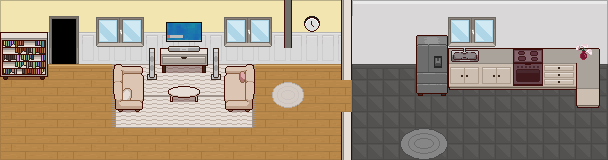

This game map was drawn from its Tiled (.tmx) file and the tilesets committed beside it. A one-line description and the trimmed map source follow:
An orthogonal 38x10 tile map with 16x16 px tiles, 4 tile layers (Piso, Pared, MueblesLiving, Decoraciones), 15 tilesets and 53 objects (silla2, desdePasillo, EscaleraAlPasillo, PuertaAlGaraje).

<map version="1.10" tiledversion="1.12.2" orientation="orthogonal" renderorder="right-down" width="38" height="10" tilewidth="16" tileheight="16" infinite="0" nextlayerid="11" nextobjectid="162">
 <editorsettings>
  <export target="living-cocina.json" format="json" />
 </editorsettings>
 <tileset firstgid="1" name="PisosYParedes" tilewidth="16" tileheight="16" tilecount="224" columns="14">
  <image source="../../tiles/interior/floorswalls.png" width="224" height="256" />
 </tileset>
 <tileset firstgid="225" name="Living" tilewidth="16" tileheight="16" tilecount="1014" columns="39">
  <image source="../../tiles/interior/livingroom.png" width="624" height="416" />
 </tileset>
 <tileset firstgid="1239" name="Librerias" tilewidth="16" tileheight="16" tilecount="1175" columns="47">
  <image source="../../tiles/interior/librerias.png" width="752" height="405" />
 </tileset>
 <tileset firstgid="2414" name="Decoraciones" tilewidth="16" tileheight="16" tilecount="120" columns="12">
  <image source="../../tiles/interior/decorations.png" width="192" height="160" />
 </tileset>
 <tileset firstgid="2534" name="Puerta" tilewidth="16" tileheight="16" tilecount="736" columns="46">
  <image source="../../tiles/interior/doorswindowsstairs.png" width="736" height="256" />
 </tileset>
 <tileset firstgid="3270" name="Cocina" tilewidth="16" tileheight="16" tilecount="650" columns="26">
  <image source="../../tiles/interior/kitchen.png" width="416" height="400" />
 </tileset>
 <tileset firstgid="3920" name="FloresObj" tilewidth="18" tileheight="20" tilecount="3" columns="3">
  <image source="../../tiles/interior/floresObj.png" width="54" height="20" />
 </tileset>
 <tileset firstgid="3923" name="LibreriasObj" tilewidth="48" tileheight="48" spacing="16" tilecount="42" columns="7">
  <image source="../../tiles/interior/libreriasObj.png" width="434" height="368" />
 </tileset>
 <tileset firstgid="3965" name="Escalera" tilewidth="60" tileheight="74" tilecount="1" columns="1">
  <image source="../../tiles/interior/escalera.png" width="60" height="74" />
 </tileset>
 <tileset firstgid="3966" name="chimenea" tilewidth="32" tileheight="40" spacing="16" tilecount="2" columns="2">
  <grid orientation="orthogonal" width="80" height="40" />
  <image source="../../tiles/interior/chimenea.png" width="80" height="40" />
 </tileset>
 <tileset firstgid="3968" name="sillas" tilewidth="25" tileheight="32" tilecount="6" columns="6">
  <grid orientation="orthogonal" width="152" height="32" />
  <image source="../../tiles/interior/sillas.png" width="156" height="34" />
 </tileset>
 <tileset firstgid="3974" name="sillon" tilewidth="56" tileheight="38" tilecount="1" columns="1">
  <image source="../../tiles/interior/sillon.png" width="56" height="38" />
 </tileset>
 <tileset firstgid="3975" name="DecoracionesObjetos" tilewidth="16" tileheight="48" tilecount="10" columns="5">
  <grid orientation="orthogonal" width="16" height="16" />
  <image source="../../tiles/interior/decoracionesPlantas.png" width="80" height="96" />
 </tileset>
 <tileset firstgid="3985" name="mesa" tilewidth="36" tileheight="33" tilecount="1" columns="1">
  <grid orientation="orthogonal" width="32" height="32" />
  <image source="../../tiles/interior/mesa.png" width="36" height="46" />
 </tileset>
 <tileset firstgid="3986" name="alfombra" tilewidth="48" tileheight="34" tilecount="1" columns="1">
  <image source="../../tiles/interior/alfombra.png" width="48" height="34" />
 </tileset>
 <layer id="1" name="Piso" width="38" height="10">
  <data>[380 cells, 228 non-empty, 24 distinct tile ids]</data>
 </layer>
 <layer id="3" name="Pared" width="38" height="10">
  <data>[380 cells, 188 non-empty, 29 distinct tile ids]</data>
 </layer>
 <layer id="4" name="MueblesLiving" width="38" height="10">
  <data>[380 cells, 129 non-empty, 104 distinct tile ids]</data>
 </layer>
 <layer id="5" name="Decoraciones" width="38" height="10">
  <data>[380 cells, 23 non-empty, 15 distinct tile ids]</data>
 </layer>
 <objectgroup id="9" name="Muebles">
  <object id="31" gid="3921" x="176.333" y="94" width="18" height="20" />
  <object id="38" gid="3955" x="352" y="160" width="48" height="48" />
  <object id="43" gid="3965" x="7.10543e-15" y="162" width="60" height="74" />
  <object id="44" gid="3966" x="272" y="80" width="32" height="40" />
  <object id="45" gid="3971" x="425.121" y="157.424" width="25" height="32" />
  <object id="49" gid="3974" x="156.333" y="143.333" width="56" height="38" />
  <object id="53" gid="3980" x="588" y="155.667" width="16" height="48" />
  <object id="66" gid="3979" x="319.333" y="157.333" width="16" height="48" />
  <object id="71" gid="3979" x="359" y="81.6667" width="16" height="48" />
  <object id="72" gid="3982" x="373.333" y="80.3333" width="16" height="48" />
  <object id="75" gid="3982" x="476" y="158" width="16" height="48" />
  <object id="84" gid="3964" x="496" y="160" width="48" height="48" />
  <object id="115" gid="3973" x="392.152" y="145.848" width="25" height="32" />
  <object id="124" gid="3969" x="413.788" y="132.636" width="25" height="32" />
  <object id="140" name="silla2" gid="3972" x="432.545" y="146.182" width="25" height="32">
   <properties>
    <property name="dynamicId" value="silla2" />
    <property name="falseGid" type="int" value="3972" />
    <property name="falseX" type="int" value="445" />
    <property name="stateFlag" value="pasadizoEncontrado" />
    <property name="trueGid" type="int" value="3972" />
    <property name="trueX" type="int" value="460" />
   </properties>
  </object>
  <object id="141" gid="3985" x="407.333" y="144" width="36" height="33" />
  <object id="143" gid="3982" x="97.3333" y="77" width="16" height="48" />
  <object id="147" gid="3979" x="79.6667" y="76.6667" width="16" height="48" />
  <object id="149" gid="3984" x="323" y="79" width="16" height="48" />
 </objectgroup>
 <objectgroup id="10" name="Interactivos">
  <object id="160" x="417.333" y="137.333" width="6" height="5.66667">
   <properties>
    <property name="dialogo" value="Es acá" />
    <property name="effects_flags" value="pasadizoEncontrado" />
    <property name="interactionId" value="silla2" />
    <property name="prompt" value="Ver" />
    <property name="tipo" value="inspeccionar" />
   </properties>
  </object>
 </objectgroup>
 <objectgroup id="8" name="Colisiones">
  <object id="3" x="0.583333" y="141" width="55.5" height="20.25" />
  <object id="5" x="113.5" y="64.5" width="29" height="47" />
  <object id="6" x="0.666667" y="32" width="46" height="47.6667" />
  <object id="7" x="147.667" y="47.6667" width="9" height="32" />
  <object id="8" x="158.667" y="47" width="49.3333" height="25.6667" />
  <object id="10" x="211.333" y="48" width="10" height="30.6667" />
  <object id="12" x="224.333" y="66.6667" width="30" height="44.3333" />
  <object id="13" x="276.667" y="68" width="23.6666" height="10.3333" />
  <object id="14" x="254" y="64.6667" width="87.6667" height="3" />
  <object id="15" x="341" y="0" width="11" height="79.6667" />
  <object id="17" x="341" y="111.333" width="11.3333" height="48.3333" />
  <object id="20" x="353" y="64.6667" width="63.3333" height="3.66667" />
  <object id="22" x="416.667" y="65" width="30.3333" height="32.3333" />
  <object id="23" x="448.667" y="49" width="149.667" height="40" />
  <object id="25" x="577.333" y="90.3333" width="21.6667" height="17.3333" />
  <object id="26" x="600.333" y="63" width="7.33333" height="5" />
  <object id="30" x="168" y="87" width="31.3333" height="14" />
  <object id="40" x="351" y="143.333" width="15.6667" height="16" />
  </objectgroup>
 <objectgroup id="2" name="Spawn">
  <!-- 3 objects omitted --></objectgroup>
 <objectgroup id="7" name="Transiciones">
  <!-- 2 objects omitted --></objectgroup>
</map>
<!-- 15 of 53 objects omitted -->
